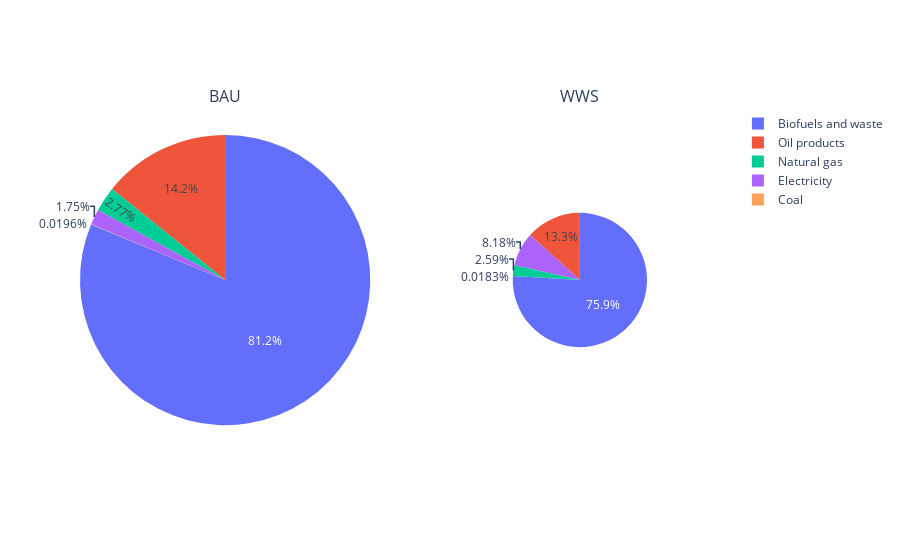

Notebook code cell kept with this figure:
### Code cell
labels = list(res_new.index)

fig = make_subplots(1, 2, specs=[[{'type':'domain'}, {'type':'domain'}]],
                    subplot_titles=['BAU', 'WWS'])
fig.add_trace(go.Pie(labels=labels, values=res_sources, scalegroup='one',
                     name="Energy Consumption by Source BAU"), 1, 1)
fig.add_trace(go.Pie(labels=labels, values=res_new, scalegroup='one',
                     name="Energy Consumption by Source WWS"), 1, 2)

# fig.update_layout(title_text='Energy Consumption by Source BAU')
fig.show()

### Figure 1 — Plotly figure (JSON) as saved in the notebook; plotly's stock layout.template omitted (floating-point values rounded to 4 significant figures)
{"data": [{"domain": {"x": [0, 0.45], "y": [0, 1]}, "labels": ["Coal", "Oil products", "Natural gas", "Biofuels and waste", "Electricity"], "name": "Energy Consumption by Source BAU", "scalegroup": "one", "type": "pie", "values": [243200.0, 176300000.0, 34320000.0, 1007000000.0, 21700000.0]}, {"domain": {"x": [0.55, 1], "y": [0, 1]}, "labels": ["Coal", "Oil products", "Natural gas", "Biofuels and waste", "Electricity"], "name": "Energy Consumption by Source WWS", "scalegroup": "one", "type": "pie", "values": [48640.0, 35250000.0, 6864000.0, 201500000.0, 21700000.0]}], "layout": {"annotations": [{"font": {"size": 16}, "showarrow": false, "text": "BAU", "x": 0.225, "xanchor": "center", "xref": "paper", "y": 1, "yanchor": "bottom", "yref": "paper"}, {"font": {"size": 16}, "showarrow": false, "text": "WWS", "x": 0.775, "xanchor": "center", "xref": "paper", "y": 1, "yanchor": "bottom", "yref": "paper"}]}}
